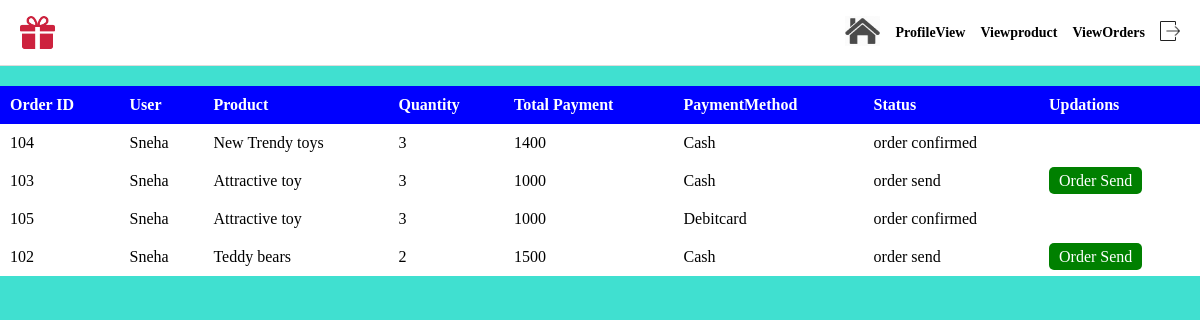
The page /allorders (signed in) on the database as committed earlier.
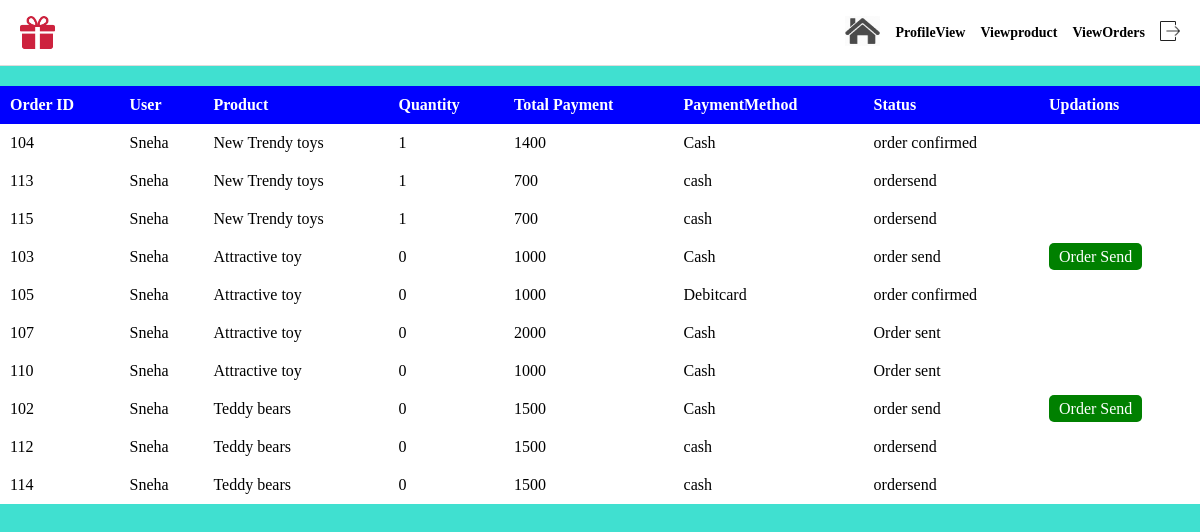
The same page on the database as committed later.
### app/models.py (models this page shows, shortened)
class Order(models.Model):
    user_id=models.ForeignKey(User,on_delete=models.CASCADE)
    product_id=models.ForeignKey(Product,on_delete=models.CASCADE,null=True,blank=True)
    payment=models.IntegerField()
    paymentmethod=models.CharField(max_length=100)
    status=models.CharField(null=True,blank=True,max_length=100)

class User(models.Model):
    user_id=models.ForeignKey(CustomUser,on_delete=models.CASCADE)
    name=models.CharField(max_length=100)
    image=models.FileField(upload_to='media')
    address=models.CharField(max_length=100)
    email=models.CharField(max_length=100)
    phone=models.IntegerField()

class Product(models.Model):
    product_id=models.ForeignKey(Company,on_delete=models.CASCADE)
    name=models.CharField(max_length=100)
    image=models.FileField(upload_to='media')
    description=models.CharField(max_length=100)
    price=models.IntegerField()
    category=models.CharField(null=True,blank=True,max_length=100)
    product_quantity=models.IntegerField(null=True,blank=True)
    color = models.ManyToManyField(Color)
    size = models.ManyToManyField(Size)

### app/views.py (the view)
# urls.py: path('allorders',views.allorders,name='allorders'),
def allorders(request):
    data=CustomUser.objects.get(id=request.user.id)
    compani=Company.objects.get(company_id=data)
    order=Order.objects.filter(product_id__product_id=compani)
    return render(request,'allorders.html',{'orders':order})

### templates/allorders.html (shortened to what this page needs)
{% extends 'companyhome.html' %}
{% block content %}
</head>
<body style="background-color: turquoise;">
    <table>
        <tr>
            <th>Order ID</th>
            <th>User</th>
            <th>Product</th>
            <th>Quantity</th>
            <th>Total Payment</th>
            <th>PaymentMethod</th>
            <th>Status</th>
            <th>Updations</th>
        </tr>
        {% for i in orders %}
        <tr>
            <td>{{ i.id }}</td>
            <td>{{ i.user_id.name }}</td>
            <td>{{ i.product_id.name }}</td>
            <td>{{ i.product_id.product_quantity }}</td>
            <td>{{ i.payment }}</td>
            <td>{{ i.paymentmethod }}</td>
            <td>{{i.status}}</td>
            <td>
                {% if i.status == 'order send' %}
                    <a href="{% url 'confirmorder' id=i.id %}">Order Send</a>
                {% elif i.status == 'orderconfirmed' %}
                    <p>Order Confirmed</p>
                {% endif %}
            </td>
        </tr>
        {% endfor %}
    </table>
{% endblock %}

Rows that differ between the two databases and show on the page:
changed through a linked row, Order id 104: product_id.product_quantity "3" → "1"
added Order: id "113", user_id.name "Sneha", product_id.name "New Trendy toys", product_id.product_quantity "1", payment "700", paymentmethod "cash", status "ordersend"
added Order: id "115", user_id.name "Sneha", product_id.name "New Trendy toys", product_id.product_quantity "1", payment "700", paymentmethod "cash", status "ordersend"
changed through a linked row, Order id 103: product_id.product_quantity "3" → "0"
changed through a linked row, Order "Debitcard": product_id.product_quantity "3" → "0"
added Order: id "107", user_id.name "Sneha", product_id.name "Attractive toy", product_id.product_quantity "0", payment "2000", paymentmethod "Cash", status "Order sent"
added Order: id "110", user_id.name "Sneha", product_id.name "Attractive toy", product_id.product_quantity "0", payment "1000", paymentmethod "Cash", status "Order sent"
changed through a linked row, Order id 102: product_id.product_quantity "2" → "0"
added Order: id "112", user_id.name "Sneha", product_id.name "Teddy bears", product_id.product_quantity "0", payment "1500", paymentmethod "cash", status "ordersend"
added Order: id "114", user_id.name "Sneha", product_id.name "Teddy bears", product_id.product_quantity "0", payment "1500", paymentmethod "cash", status "ordersend"
